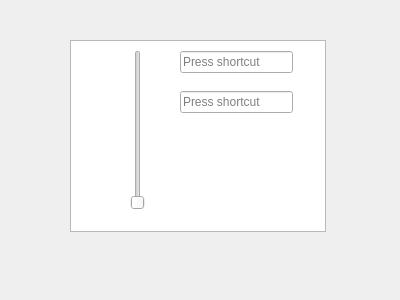
<?xml version="1.0" encoding="UTF-8"?>
<ui version="4.0">
 <class>Dialog</class>
 <widget class="QDialog" name="Dialog">
  <property name="geometry">
   <rect>
    <x>0</x>
    <y>0</y>
    <width>400</width>
    <height>300</height>
   </rect>
  </property>
  <property name="windowTitle">
   <string>Dialog</string>
  </property>
  <widget class="QTreeView" name="treeView">
   <property name="geometry">
    <rect>
     <x>70</x>
     <y>40</y>
     <width>256</width>
     <height>192</height>
    </rect>
   </property>
  </widget>
  <widget class="QSlider" name="verticalSlider">
   <property name="geometry">
    <rect>
     <x>130</x>
     <y>50</y>
     <width>16</width>
     <height>160</height>
    </rect>
   </property>
   <property name="orientation">
    <enum>Qt::Orientation::Vertical</enum>
   </property>
  </widget>
  <widget class="QKeySequenceEdit" name="keySequenceEdit">
   <property name="geometry">
    <rect>
     <x>180</x>
     <y>50</y>
     <width>113</width>
     <height>25</height>
    </rect>
   </property>
  </widget>
  <widget class="QKeySequenceEdit" name="keySequenceEdit_2">
   <property name="geometry">
    <rect>
     <x>180</x>
     <y>90</y>
     <width>113</width>
     <height>25</height>
    </rect>
   </property>
  </widget>
 </widget>
 <resources/>
 <connections/>
</ui>
